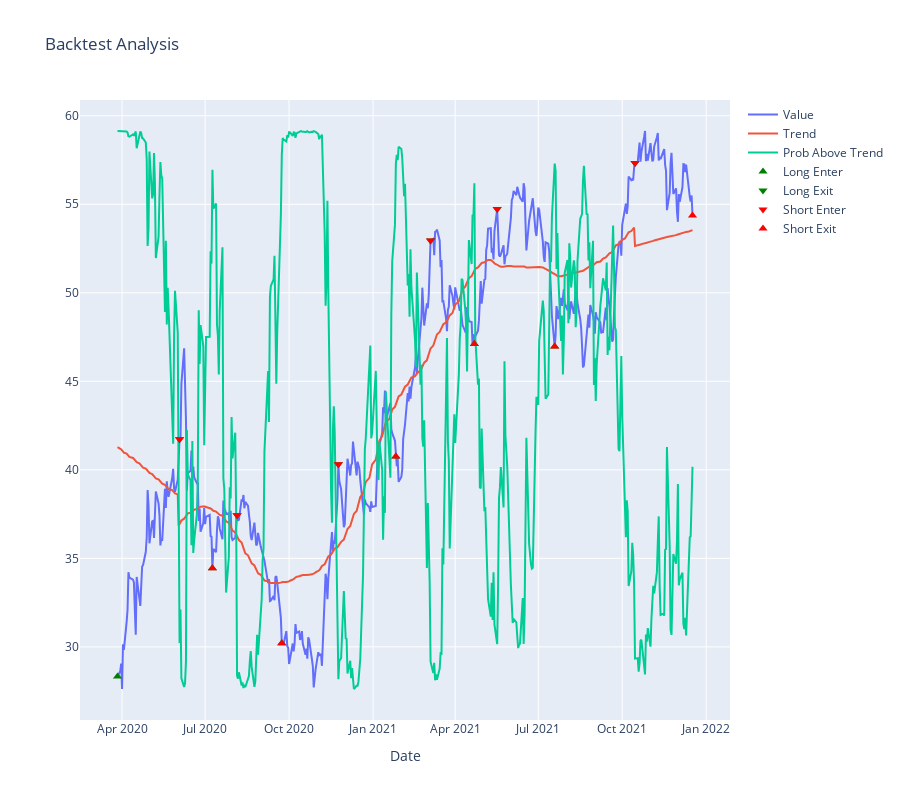

Notebook source saved alongside this figure:
### Code cell
#ledger, df = analyze_and_graph(file, symbol, 365*4, df)    
ledger, df2 = analyze_and_graph_range(file, symbol, "03-27-2020", "12-17-2021", df)

# Display metrics as text
metrics = analyze_trades(ledger, symbol, period)
metrics["file"] = file
metrics_df = metrics_to_dataframe(metrics) 

merged_df = ledger.merge(df2, left_on='Date', right_index=True, how='left')
merged_df[["Date", "Price", "Product", "Side", "Action","prob_above_trend"]]

### Figure 1 — Plotly figure (JSON) as saved in the notebook; plotly's stock layout.template omitted (floating-point values rounded to 4 significant figures; data arrays with more than 128 entries replaced by an {"elided": "..."} marker saying what was removed)
{"data": [{"mode": "lines", "name": "Value", "type": "scatter", "x": {"elided": "437 str values"}, "y": {"elided": "437 float values"}}, {"mode": "lines", "name": "Trend", "type": "scatter", "x": {"elided": "437 str values"}, "y": {"elided": "437 float values"}}, {"mode": "lines", "name": "Prob Above Trend", "type": "scatter", "x": {"elided": "437 str values"}, "y": {"elided": "437 float values"}}, {"marker": {"color": "green", "size": 8, "symbol": "triangle-up"}, "mode": "markers", "name": "Long Enter", "type": "scatter", "x": {"elided": "437 str values"}, "y": {"elided": "437 float values"}}, {"marker": {"color": "green", "size": 8, "symbol": "triangle-down"}, "mode": "markers", "name": "Long Exit", "type": "scatter", "x": {"elided": "437 str values"}, "y": {"elided": "437 float values"}}, {"marker": {"color": "red", "size": 8, "symbol": "triangle-down"}, "mode": "markers", "name": "Short Enter", "type": "scatter", "x": {"elided": "437 str values"}, "y": {"elided": "437 float values"}}, {"marker": {"color": "red", "size": 8, "symbol": "triangle-up"}, "mode": "markers", "name": "Short Exit", "type": "scatter", "x": {"elided": "437 str values"}, "y": {"elided": "437 float values"}}], "layout": {"height": 800, "title": {"text": "Backtest Analysis"}, "xaxis": {"title": {"text": "Date"}}}}
